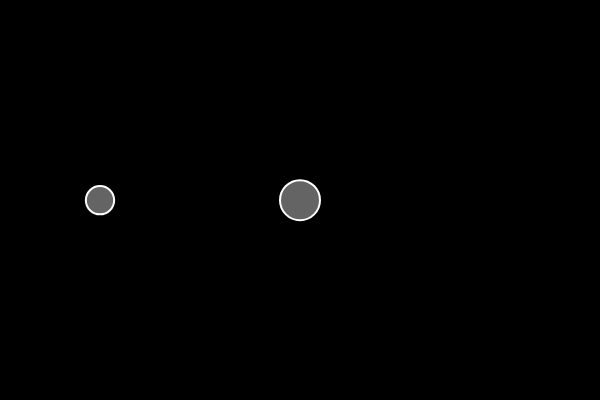
Frame 1 (no input)
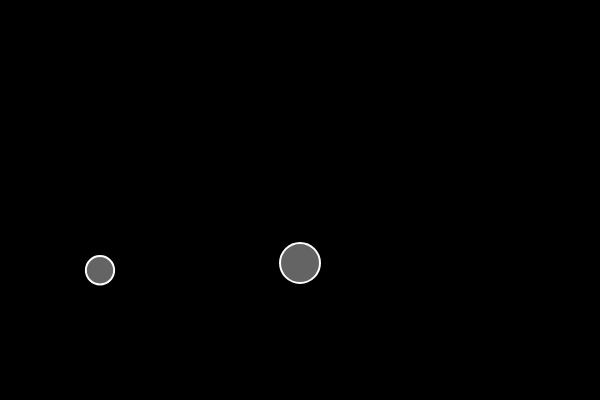
Frame 60 (no input)
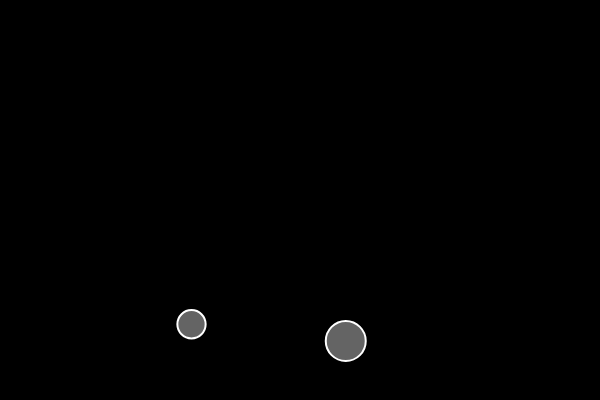
Frame 120 (the mouse pressed at the canvas centre since frame 60)

The p5.js sketch that drew these frames (run headless with seeded random() and noise() and a simulated clock; from frame 60 on, the mouse is pressed at the canvas centre):

// p5.js sketch
// ── sketch.js
// Mass and Forces
// The Nature of Code
// The Coding Train / Daniel Shiffman
// https://youtu.be/L7CECWLdTmo
// https://thecodingtrain.com/learning/nature-of-code/2.2-mass-acceleration.html
// https://editor.p5js.org/codingtrain/sketches/cDzEUXbjLD

let moverA;
let moverB;

function setup() {
  createCanvas(600, 400);
  moverA = new Mover(100, 200, 2);
  moverB = new Mover(300, 200, 4);
}

function draw() {
  background(0);

  if (mouseIsPressed) {
    let wind = createVector(0.1, 0);
    moverA.applyForce(wind);
    moverB.applyForce(wind);
  }

  // based on gallelio experiment to calulate weight
  let gravity = createVector(0, 0.2);
  let weightA = p5.Vector.mult(gravity, moverA.mass);
  let weightB = p5.Vector.mult(gravity, moverB.mass);
  moverA.applyForce(weightA);
  moverB.applyForce(weightB);

  moverA.update();
  moverA.edges();
  moverA.show();

  moverB.update();
  moverB.edges();
  moverB.show();
}

// ── mover.js
// Simulating Forces
// The Nature of Code
// The Coding Train / Daniel Shiffman
// https://youtu.be/Uibl0UE4VH8
// https://thecodingtrain.com/learning/nature-of-code/2.1-simulating-forces.html
// https://editor.p5js.org/codingtrain/sketches/kYWcOmch

class Mover {
  constructor(x, y, m) {
    this.pos = createVector(x, y);
    this.vel = createVector(0, 0);
    this.acc = createVector(0, 0);
    this.mass = m;
    // use of mass to map circle radius, clever approach
    this.r = sqrt(this.mass) * 10;
  }

  applyForce(force) {
    //2 law of motion A=F/M, div and get new vector
    let f = p5.Vector.div(force, this.mass);
    this.acc.add(f);
  }

  edges() {
    if (this.pos.y >= height - this.r) {
      this.pos.y = height - this.r;
      this.vel.y *= -1;
    }

    if (this.pos.x >= width - this.r) {
      this.pos.x = width - this.r;
      this.vel.x *= -1;
    } else if (this.pos.x <= this.r) {
      this.pos.x = this.r;
      this.vel.x *= -1;
    }
  }

  update() {
    // let mouse = createVector(mouseX, mouseY);
    // this.acc = p5.Vector.sub(mouse, this.pos);
    // this.acc.setMag(0.1);
    // euler integration
    this.vel.add(this.acc);
    this.pos.add(this.vel);
    this.acc.set(0, 0);
  }

  show() {
    stroke(255);
    strokeWeight(2);
    fill(255, 100);
    ellipse(this.pos.x, this.pos.y, this.r * 2);
  }
}
